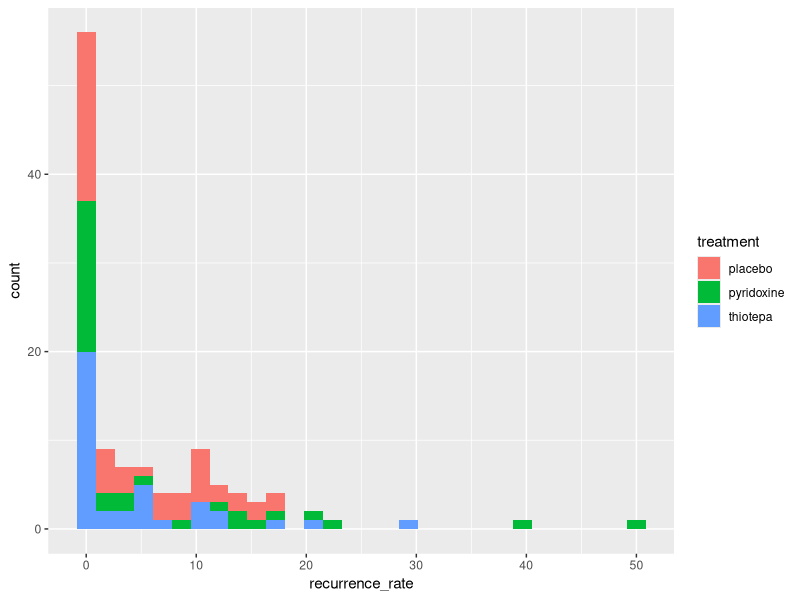

Recreate this plot in R.
## ---- chunk 1
knitr::opts_chunk$set(echo = TRUE)
library(tidyverse)
library(survival)
## ---- chunk 2
bladder <- survival::bladder1
bladder
## ---- chunk 3
patient_summary <- bladder %>% 
  group_by(id, treatment) %>% 
  mutate(
    time_diff = stop - start
  ) %>%
  summarise(
    total_time_in_study = sum(time_diff),
    total_recurrence = sum(status == 1),
    recurrence_rate =
      case_when(
        total_time_in_study == 0 ~ 0,
        TRUE ~ total_recurrence/total_time_in_study) * 100,
    .groups = "drop"
  ) 

patient_summary %>% ggplot(aes(x = recurrence_rate, fill = treatment)) + geom_histogram()

treatment_summary <- patient_summary %>%
  group_by(treatment) %>%
  summarise(
    total_obs = n(),
    total_time_observed = sum(total_time_in_study),
    total_recurrences = sum(total_recurrence),
    calculated_recurrence_rate = total_recurrences/total_time_observed,
    avg_recurrence_rate = mean(recurrence_rate),
    scaled_recurrence_rate = calculated_recurrence_rate * 100
  )
## ---- chunk 4
to_chi_sq <- patient_summary %>%
  group_by(treatment) %>%
  summarise(
    any_recurrence = sum(total_recurrence > 0),
    no_recurrence = sum(total_recurrence == 0)
  ) 

chisq.test(to_chi_sq[2:3] %>% as.matrix())
## ---- chunk 5
rate_comparison <- function(t1, t2, d1, d2){
  f_stat <- (t1/(d1 + 0.5))/(t2/(d2 + 0.5))
  p_value <- pf(f_stat, 2*d1 + 1, 2*d2 + 1)
  return(list(
    f_stat, p_value
  ))
}

# placebo vs. pyro
rate_comparison(1528, 993, 87, 57)

# placebo vs. thio
rate_comparison(1528, 1183, 87, 45)

# pyro vs. thio
rate_comparison(993, 1183, 57, 45)
